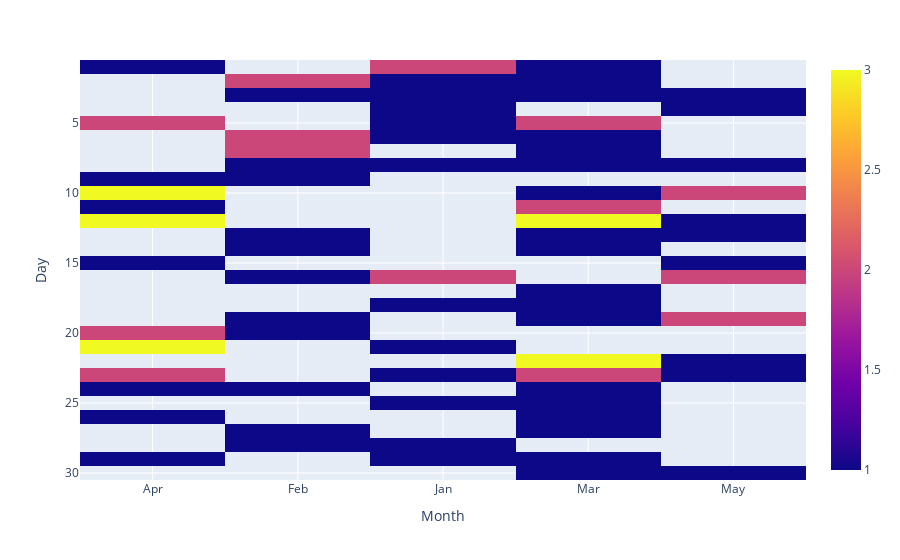

The notebook cell saved with this chart:
### Code cell
"""3. Using the sales data generate a heatmap to visualize the variation in sales accross different month and days.
np.random.seed(20)
data = {
    'Month': np.random.choice(['Jan','Feb','Mar','Apr','May'],100),
    'Day': np.random.choice(range(1,31),100),
    'Sales': np.random.randint(1000,5000,100)
}
df = pd.DataFrame(data)"""
np.random.seed(20)
data = {
    'Month': np.random.choice(['Jan','Feb','Mar','Apr','May'],100),
    'Day': np.random.choice(range(1,31),100),
    'Sales': np.random.randint(1000,5000,100)
}
df = pd.DataFrame(data)
df1 = df.groupby(['Month','Day'])['Sales'].count().reset_index()
df1 = df1.pivot(index='Day',columns='Month')['Sales']
pe.imshow(df1, x=df1.columns, y=df1.index)

### Figure 1 — Plotly figure (JSON) as saved in the notebook; plotly's stock layout.template omitted (floating-point values rounded to 4 significant figures; data arrays with more than 128 entries replaced by an {"elided": "..."} marker saying what was removed)
{"data": [{"coloraxis": "coloraxis", "hovertemplate": "Month: %{x}<br>Day: %{y}<br>color: %{z}<extra></extra>", "name": "0", "type": "heatmap", "x": ["Apr", "Feb", "Jan", "Mar", "May"], "xaxis": "x", "y": [1, 2, 3, 4, 5, 6, 7, 8, 9, 10, 11, 12, 13, 14, 15, 16, 17, 18, 19, 20, 21, 22, 23, 24, 25, 26, 27, 28, 29, 30], "yaxis": "y", "z": {"elided": "30x5 int values"}}], "layout": {"coloraxis": {"colorscale": [[0, "#0d0887"], [0.1111, "#46039f"], [0.2222, "#7201a8"], [0.3333, "#9c179e"], [0.4444, "#bd3786"], [0.5556, "#d8576b"], [0.6667, "#ed7953"], [0.7778, "#fb9f3a"], [0.8889, "#fdca26"], [1, "#f0f921"]]}, "margin": {"t": 60}, "xaxis": {"anchor": "y", "constrain": "domain", "domain": [0, 1], "scaleanchor": "y", "title": {"text": "Month"}}, "yaxis": {"anchor": "x", "autorange": "reversed", "constrain": "domain", "domain": [0, 1], "title": {"text": "Day"}}}}
